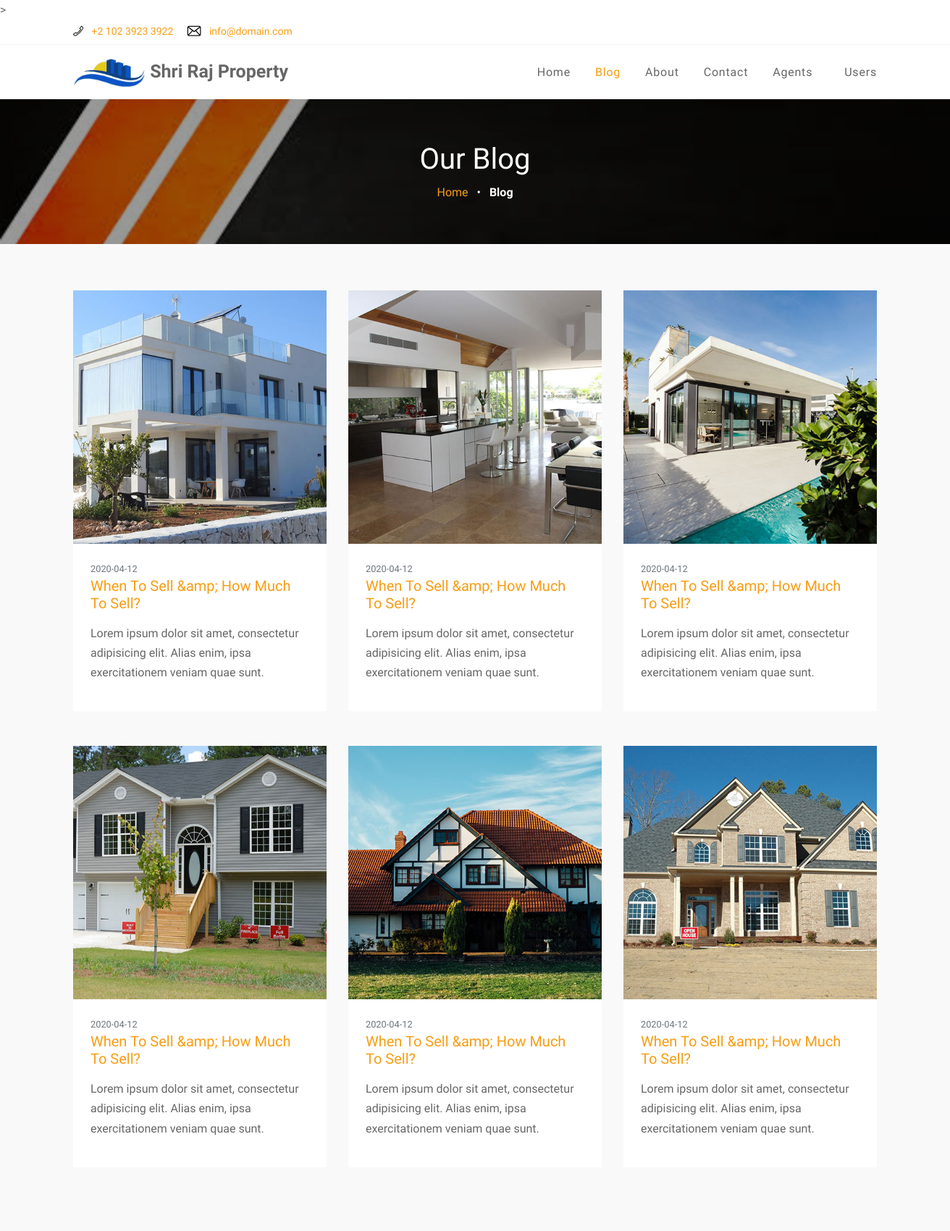
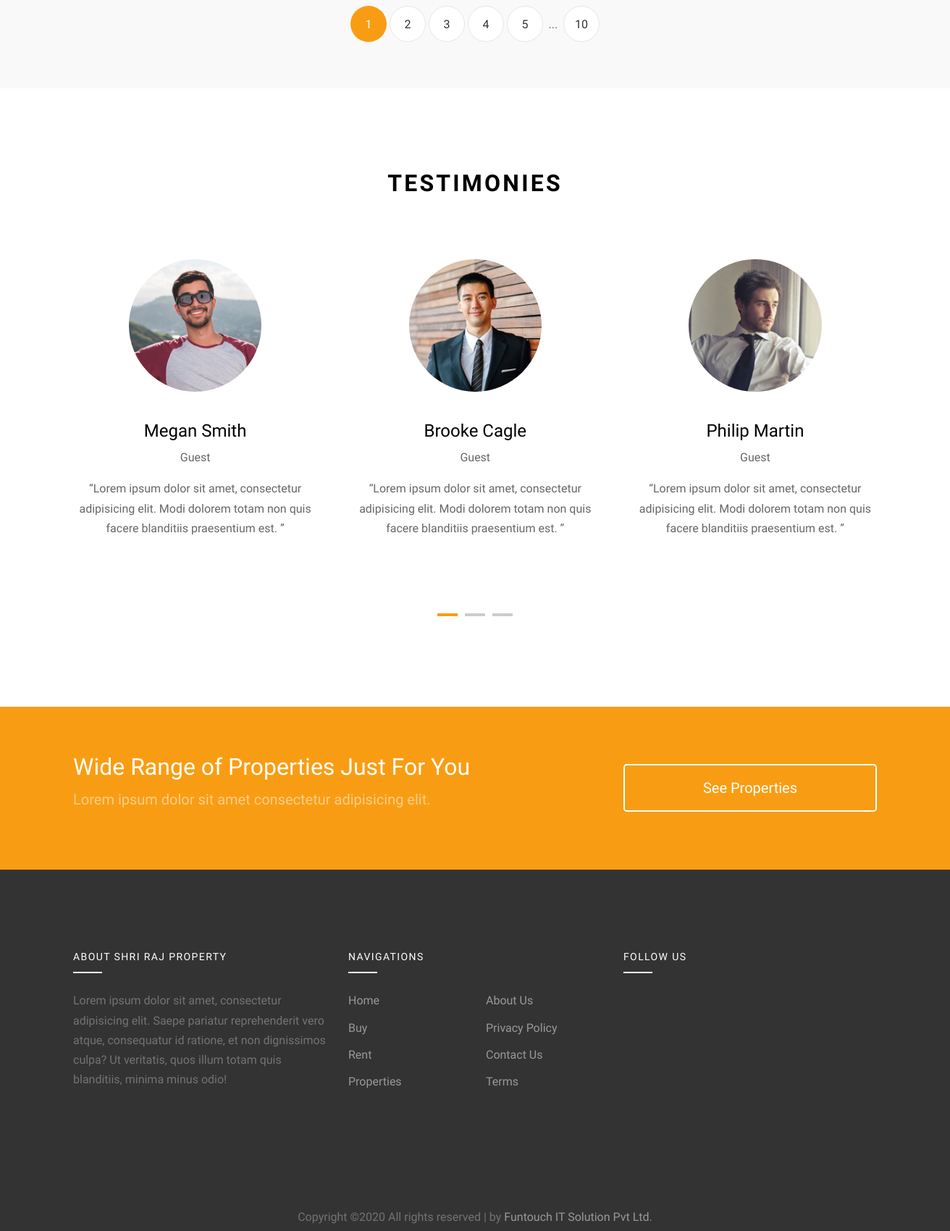
Screenshot of /blog/ (upper part) with the database file from the repository (2 pictures, top to bottom).
### realstateapp/models.py (models this page shows)
class blog_table(models.Model):
	agent_id = models.CharField(max_length=20)
	blog_no = models.CharField(max_length=50)
	pic_of_pro =models.ImageField(upload_to='blog_pic')
	date = models.DateField(auto_now=True)
	subject = models.CharField(max_length=60)
	Desc = models.CharField(max_length=200)
	class Meta:
		db_table="blog_table"

### realstateapp/views.py (the view)
# urls.py: path('blog/', blog),
def blog(request):
	b=0
	h=0
	obj=agent_account.objects.all()
	dic=allblogs()
	try:
		try:
			n=request.session['user_id']
			if user_account.objects.filter(user_id=n).get():
				b=1
				h=0
				return render(request, 'blog.html',{'obj': obj, 'b':b, 'h':h,'elt':dic})
			else:
				b=1
				return render(request, 'blog.html',{'obj': obj, 'elt':dic})
		except Exception:
			a=request.session['agent_id']
			if agent_account.objects.filter(agent_id=a).get():
				b=1
				h=0
				return render(request, 'blog.html',{'obj': obj, 'b':b, 'h':h, 'elt':dic})
			else:
				return render(request, 'blog.html',{'obj': obj, 'elt':dic})
	except Exception:
		return render(request, 'blog.html',{'obj': obj, 'elt':dic})

### realstateapp/realutil.py (called while the page is built)
def allblogs():
	dic={}
	lt=[]
	lt2=[]
	obj=blog_table.objects.all()
	for i in obj:
		dic={
		'blog_no': i.blog_no,
		'pic_of_pro': i.pic_of_pro.url,
		'date': i.date,
		'subject': i.subject,
		'Desc': i.Desc
		}
		lt.append(dic)
	b=len(lt)-1
	for x in range(b,-1,-1):
		lt2.append(lt[x])
	return lt2

### realstateapp/templates/blog.html (shortened to what this page needs)
{% load static %}
<!DOCTYPE html>
<html lang="en">
  <head>
    <link rel="stylesheet" href="{% static 'fonts/icomoon/style.css' %}">
    <link rel="stylesheet" href="https://cdnjs.cloudflare.com/ajax/libs/font-awesome/4.7.0/css/font-awesome.min.css">
    <link rel="stylesheet" href="{% static 'css/bootstrap.min.css' %}">
    <link rel="stylesheet" href="{% static 'css/magnific-popup.css' %}">
    <link rel="stylesheet" href="{% static 'css/jquery-ui.css' %}">
    <link rel="stylesheet" href="{% static 'css/owl.carousel.min.css' %}">
    <link rel="stylesheet" href="{% static 'css/owl.theme.default.min.css' %}">
    <link rel="stylesheet" href="{% static 'css/bootstrap-datepicker.css' %}">
    <link rel="stylesheet" href="{% static 'css/mediaelementplayer.css' %}">
    <link rel="stylesheet" href="{% static 'css/animate.css' %}">
    <link rel="stylesheet" href="{% static 'fonts/flaticon/font/flaticon.css' %}">
    <link rel="stylesheet" href="{% static 'css/fl-bigmug-line.css' %}">
    <link rel="stylesheet" href="{% static 'css/aos.css' %}">
    <link rel="stylesheet" href="{% static 'css/style.css' %}">
  </head>
  <body>
  <div class="site-wrap">
    <div class="border-bottom bg-white top-bar">
      <div class="container">
        <div class="row align-items-center">
          <div class="col-6 col-md-6">
            <p class="mb-0">
              <a href="#" class="mr-3"><span class="text-black fl-bigmug-line-phone351"></span> <span class="d-none d-md-inline-block ml-2">+2 102 3923 3922</span></a>
              <a href="#"><span class="text-black fl-bigmug-line-email64"></span> <span class="d-none d-md-inline-block ml-2">info@domain.com</span></a>
            </p>
          </div>
          <div class="col-6 col-md-6 text-right">
            <a href="#" class="mr-3"><span class="text-black icon-facebook"></span></a>
            <a href="#" class="mr-3"><span class="text-black icon-twitter"></span></a>
            <a href="#" class="mr-0"><span class="text-black icon-linkedin"></span></a>
          </div>
        </div>
      </div>
    </div>
    <div class="site-navbar">
        <div class="container py-1">
          <div class="row align-items-center">
            <div class="col-8 col-md-8 col-lg-4">
              <h1><a href="\index\" class="h5 text-blue" style="font-size:25px;"><img src="{% static 'images/logo.png' %}" style="width:100px;"><strong> Shri Raj Property</strong></a></h1>
            </div>
            <div class="col-4 col-md-4 col-lg-8">
              <nav class="site-navigation text-right text-md-right" role="navigation">
                <ul class="site-menu js-clone-nav d-none d-lg-block">
                  <li>
                    <a href="\index\">Home</a>
                  </li>
                  <li class="active"><a href="\blog\">Blog</a></li>
                  <li><a href="\about\">About</a></li>
                  <li><a href="\contact\">Contact</a></li>
                  {% if b == h %}
                  <li class="has-children">
                    <a href="#">Agents</a>
                  </li>
                  <li class="has-children">
                    <a href="#">Users</a>
                  {% endif %}
                </ul>
              </nav>
            </div>
          </div>
        </div>
      </div>
    </div>
    <div class="site-blocks-cover inner-page-cover overlay" style="background-image: url({% static 'images/orange1.jpg' %});" data-aos="fade" data-stellar-background-ratio="0.5">
      <div class="container">
        <div class="row align-items-center justify-content-center text-center">
          <div class="col-md-10">
            <h1 class="mb-2">Our Blog</h1>
            <div><a href="\index\">Home</a> <span class="mx-2 text-white">&bullet;</span> <strong class="text-white">Blog</strong></div>
          </div>
        </div>
      </div>
    </div>
    <div class="site-section site-section-sm bg-light">
      <div class="container">
        <div class="row mb-5">
          {% for i in elt %}
          <div class="col-md-6 col-lg-4 mb-5" data-aos="fade-up" data-aos-delay="300">
            <a href="#"><img src="{{i.pic_of_pro| safe }}" alt="Image" class="img-fluid"></a>
            <div class="p-4 bg-white">
              <span class="d-block text-secondary small text-uppercase">{{i.date | safe}}</span>
              <h2 class="h5 text-black mb-3"><a href="#">{{i.subject}}</a></h2>
              <p>{{i.Desc}}</p>
            </div>
          </div>
          {% endfor %}
        </div>
        <div class="row">
          <div class="col-md-12 text-center">
            <div class="site-pagination">
              <a href="#" class="active">1</a>
              <a href="#">2</a>
              <a href="#">3</a>
              <a href="#">4</a>
              <a href="#">5</a>
              <span>...</span>
              <a href="#">10</a>
            </div>
          </div>
        </div>
      </div>
    </div>
    <div class="site-section">
    <div class="container">
      <div class="row mb-5 justify-content-center">
        <div class="col-md-7">
          <div class="site-section-title text-center">
            <h2>Testimonies</h2>
          </div>
        </div>
      </div>
      <div class="row block-13">
        <div class="nonloop-block-13 owl-carousel">
          <div class="slide-item">
            <div class="team-member text-center">
              <img src="{% static 'images/person_1.jpg' %}" alt="Image" class="img-fluid mb-4 w-50 rounded-circle mx-auto">
              <div class="text p-3">
                <h2 class="mb-2 font-weight-light text-black h4">Megan Smith</h2>
                <span class="d-block mb-3 text-white-opacity-05">Guest</span>
                <p class="mb-5">&ldquo;Lorem ipsum dolor sit amet, consectetur adipisicing elit. Modi dolorem totam non quis facere blanditiis praesentium est. &rdquo;</p>
              </div>
            </div>
          </div>
          <div class="slide-item">
            <div class="team-member text-center">
              <img src="{% static 'images/person_2.jpg' %}" alt="Image" class="img-fluid mb-4 w-50 rounded-circle mx-auto">
              <div class="text p-3">
                <h2 class="mb-2 font-weight-light text-black h4">Brooke Cagle</h2>
                <span class="d-block mb-3 text-white-opacity-05">Guest</span>
                <p class="mb-5">&ldquo;Lorem ipsum dolor sit amet, consectetur adipisicing elit. Modi dolorem totam non quis facere blanditiis praesentium est. &rdquo;</p>
              </div>
            </div>
          </div>
          <div class="slide-item">
            <div class="team-member text-center">
              <img src="{% static 'images/person_3.jpg' %}" alt="Image" class="img-fluid mb-4 w-50 rounded-circle mx-auto">
              <div class="text p-3">
                <h2 class="mb-2 font-weight-light text-black h4">Philip Martin</h2>
                <span class="d-block mb-3 text-white-opacity-05">Guest</span>
                <p class="mb-5">&ldquo;Lorem ipsum dolor sit amet, consectetur adipisicing elit. Modi dolorem totam non quis facere blanditiis praesentium est. &rdquo;</p>
              </div>
            </div>
          </div>
        </div>
        </div>
      </div>
    </div>
    <div class="site-section site-section-sm bg-primary">
      <div class="container">
        <div class="row align-items-center">
          <div class="col-md-8">
            <h2 class="text-white">Wide Range of Properties Just For You</h2>
            <p class="lead text-white-5">Lorem ipsum dolor sit amet consectetur adipisicing elit.</p>
          </div>
          <div class="col-md-4 text-center">
            <a href="#" class="btn btn-outline-primary btn-block py-3 btn-lg">See Properties</a>
          </div>
        </div>
      </div>
    </div>
    <footer class="site-footer">
      <div class="container">
        <div class="row">
          <div class="col-lg-4">
            <div class="mb-5">
              <h3 class="footer-heading mb-4">About  Shri Raj Property</h3>
              <p>Lorem ipsum dolor sit amet, consectetur adipisicing elit. Saepe pariatur reprehenderit vero atque, consequatur id ratione, et non dignissimos culpa? Ut veritatis, quos illum totam quis blanditiis, minima minus odio!</p>
            </div>
          </div>
          <div class="col-lg-4 mb-5 mb-lg-0">
            <div class="row mb-5">
              <div class="col-md-12">
                <h3 class="footer-heading mb-4">Navigations</h3>
              </div>
              <div class="col-md-6 col-lg-6">
                <ul class="list-unstyled">
                  <li><a href="\index\">Home</a></li>
                  <li><a href="#">Buy</a></li>
                  <li><a href="#">Rent</a></li>
                  <li><a href="\properties\">Properties</a></li>
                </ul>
              </div>
              <div class="col-md-6 col-lg-6">
                <ul class="list-unstyled">
                  <li><a href="\about\">About Us</a></li>
                  <li><a href="#">Privacy Policy</a></li>
                  <li><a href="\contact\">Contact Us</a></li>
                  <li><a href="#">Terms</a></li>
                </ul>
              </div>
            </div>
          </div>
          <div class="col-lg-4 mb-5 mb-lg-0">
            <h3 class="footer-heading mb-4">Follow Us</h3>
                <div>
                  <a href="#" class="pl-0 pr-3"><span class="icon-facebook"></span></a>
                  <a href="#" class="pl-3 pr-3"><span class="icon-twitter"></span></a>
                  <a href="#" class="pl-3 pr-3"><span class="icon-instagram"></span></a>
                  <a href="#" class="pl-3 pr-3"><span class="icon-linkedin"></span></a>
                </div>
          </div>
        </div>
        <div class="row pt-5 mt-5 text-center">
          <div class="col-md-12">
            <p>
             Copyright &copy;</script><script>document.write(new Date().getFullYear());</script> All rights reserved | by <a href="https://colorlib.com" target="_blank" >Funtouch IT Solution Pvt Ltd.</a>
            </p>
          </div>
        </div>
      </div>
    </footer>
  </body>
</html>

### realstateapp/static/css/fl-bigmug-line.css (style rules this page uses)
.fl-bigmug-line-ico, [class^="fl-bigmug-line-"]:before, [class*=" fl-bigmug-line-"]:before, [class^="fl-bigmug-line-"]:after, [class*=" fl-bigmug-line-"]:after { font-family: 'fl-bigmug-line'; font-size: inherit; font-weight: 400; font-style: normal; -webkit-font-smoothing: antialiased; -moz-osx-font-smoothing: grayscale; }
.fl-bigmug-line-email64:before { content: "\e03c"; }
.fl-bigmug-line-phone351:before { content: "\e085"; }

### rows the page displays
blog_table: date "2020-04-12", subject "When To Sell &amp; How Much To Sell?", Desc "Lorem ipsum dolor sit amet, consectetur adipisicing elit. Alias enim, ipsa exercitationem veniam quae sunt."
blog_table: date "2020-04-12", subject "When To Sell &amp; How Much To Sell?", Desc "Lorem ipsum dolor sit amet, consectetur adipisicing elit. Alias enim, ipsa exercitationem veniam quae sunt."
blog_table: date "2020-04-12", subject "When To Sell &amp; How Much To Sell?", Desc "Lorem ipsum dolor sit amet, consectetur adipisicing elit. Alias enim, ipsa exercitationem veniam quae sunt."
blog_table: date "2020-04-12", subject "When To Sell &amp; How Much To Sell?", Desc "Lorem ipsum dolor sit amet, consectetur adipisicing elit. Alias enim, ipsa exercitationem veniam quae sunt."
blog_table: date "2020-04-12", subject "When To Sell &amp; How Much To Sell?", Desc "Lorem ipsum dolor sit amet, consectetur adipisicing elit. Alias enim, ipsa exercitationem veniam quae sunt."
blog_table: date "2020-04-12", subject "When To Sell &amp; How Much To Sell?", Desc "Lorem ipsum dolor sit amet, consectetur adipisicing elit. Alias enim, ipsa exercitationem veniam quae sunt."
